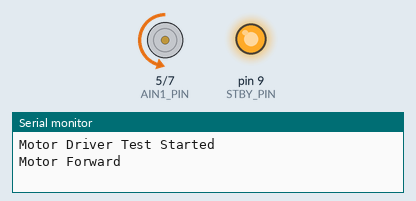
Bench run of a sketch on a simulated Arduino Uno, built with avr-gcc and run on an emulated ATmega328P. Parts: motor-driver pin pairs drawn as motors (green arrow = first pin HIGH = forward, orange = second pin HIGH = backward, longer = more drive, scaled by the enable pin, stopped while the standby pin is LOW), output pins drawn as LEDs (lit = HIGH), the last lines printed to the serial monitor.

Above: at 0.5 s.
At 1.5 s:
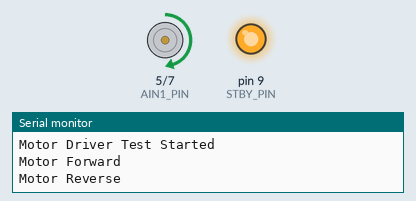
At 5.5 s:
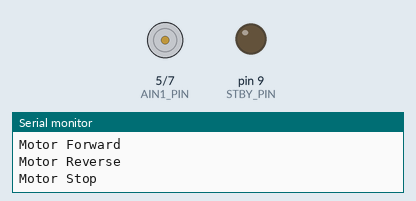
Timing chart, 0 to 6.9 s (numbered marks = the images above):
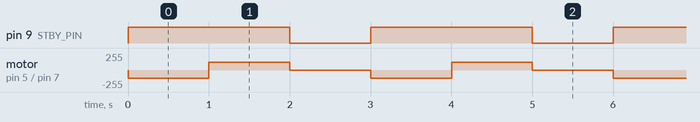

The sketch:

pixy_testing.ino
```cpp
#define PWM_PIN 3
#define AIN1_PIN 5
#define AIN2_PIN 7
#define STBY_PIN 9

#define MOTOR_SPEED 120

void setup() {
  Serial.begin(9600);

  pinMode(PWM_PIN, OUTPUT);
  pinMode(AIN1_PIN, OUTPUT);
  pinMode(AIN2_PIN, OUTPUT);
  pinMode(STBY_PIN, OUTPUT);

  digitalWrite(STBY_PIN, HIGH);
  Serial.println("Motor Driver Test Started");
}

void loop() {
  // Forward
  Serial.println("Motor Forward");
  digitalWrite(AIN1_PIN, LOW);
  digitalWrite(AIN2_PIN, HIGH);
  analogWrite(PWM_PIN, MOTOR_SPEED);
  delay(1000);

  // Reverse
  Serial.println("Motor Reverse");
  digitalWrite(AIN1_PIN, HIGH);
  digitalWrite(AIN2_PIN, LOW);
  analogWrite(PWM_PIN, MOTOR_SPEED);
  delay(1000);

  // Stop
  Serial.println("Motor Stop");
  analogWrite(PWM_PIN, 0);
  digitalWrite(STBY_PIN, LOW);
  delay(1000);

  // Enable again for next loop
  digitalWrite(STBY_PIN, HIGH);
}
```

Measured:
- by itself, pin 9 (STBY_PIN): alternates HIGH for 2.0 s and LOW for 1.0 s
- by itself, motor on pin 5 (AIN1_PIN) / pin 7 (AIN2_PIN): repeats every 3.0 s: forward 120/255 1.0 s, stopped 1.0 s, backward 120/255 1.0 s
